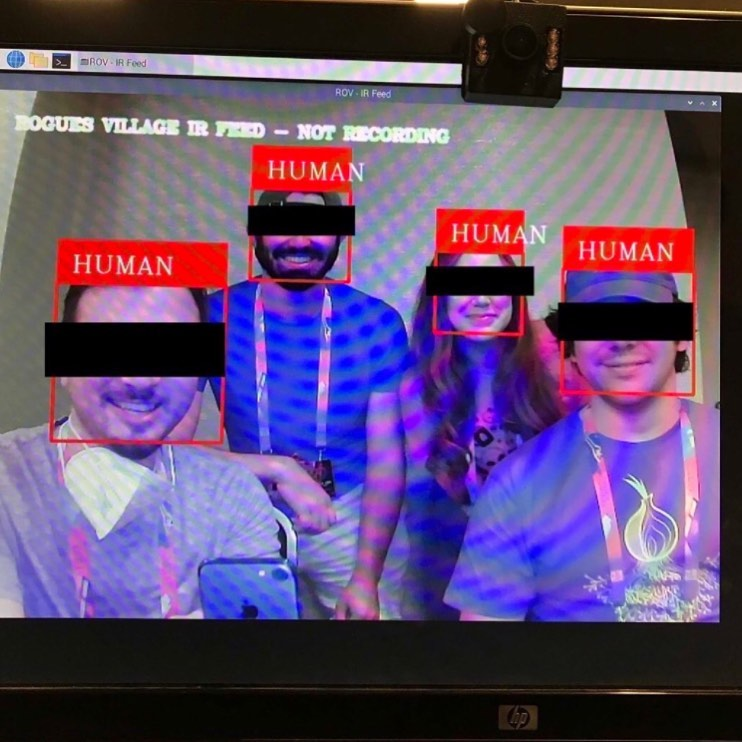
#> input picture assets/rov.jpg, 742 x 742 px, given in place of the camera
$ python cam.py
#> lines starting #> are read from the running program, lines starting #| are printed output that depends on the picture; after the words box and inside, x2 and y2 are one past the last pixel; in counts of white or black regions, pixels touching at a corner belong together
import warnings
warnings.filterwarnings('ignore')
import numpy as np
import cv2

facedetect = cv2.CascadeClassifier('haarcascade_frontalface_default.xml')
cap=cv2.VideoCapture(0)
cap.set(3, 640)
cap.set(4, 480)
font=cv2.FONT_HERSHEY_COMPLEX

def preprocessing(img):
    img=img.astype("uint8")
    img=cv2.cvtColor(img, cv2.COLOR_BGR2GRAY)
    img=cv2.equalizeHist(img)
    img = img/255
    return img

window_name = "ROV - IR Feed"
cv2.namedWindow(window_name, cv2.WINDOW_FULLSCREEN)
cv2.setWindowProperty(window_name, cv2.WND_PROP_FULLSCREEN, cv2.WINDOW_FULLSCREEN)

while True:
	sucess, img_original =cap.read()
#> img_original is the input picture: shape (742, 742, 3); mean B, G, R 112.4, 75, 96.1
	img_original = cv2.flip(img_original, 0)
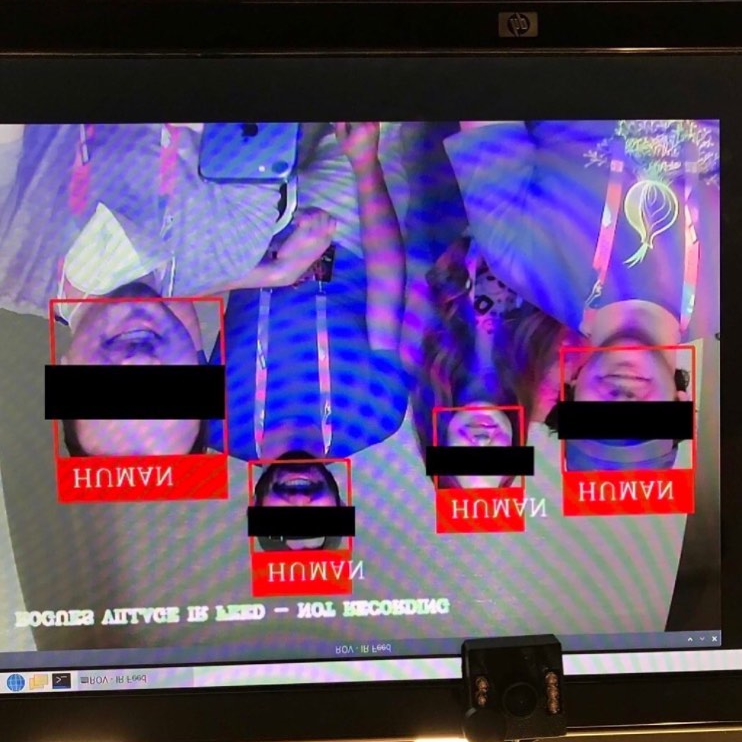
#> img_original: shape (742, 742, 3); mean B, G, R 112.4, 75, 96.1
	faces = facedetect.detectMultiScale(img_original, 1.3, 3)
#> faces = ()

	for x,y,w,h in faces:
		crop_img=img_original[y:y+h,x:x+h]
		img=cv2.resize(crop_img, (32,32))
		img=preprocessing(img)
		img=img.reshape(1, 32, 32, 1)

		cv2.rectangle(img_original,(x,y),(x+w,y+h),(0,0,255),2)
		cv2.rectangle(img_original, (x,y-40),(x+w, y), (0,0,255),-2)
		cv2.putText(img_original, " HUMAN",(x,y-10), font, 0.75, (255,255,255),1, cv2.LINE_AA)
#> this loop made 0 passes

	cv2.putText(img_original, "ROGUES VILLAGE IR FEED - NOT RECORDING" , (20,35), font, 0.5, (255,255,255), 2, cv2.LINE_AA)
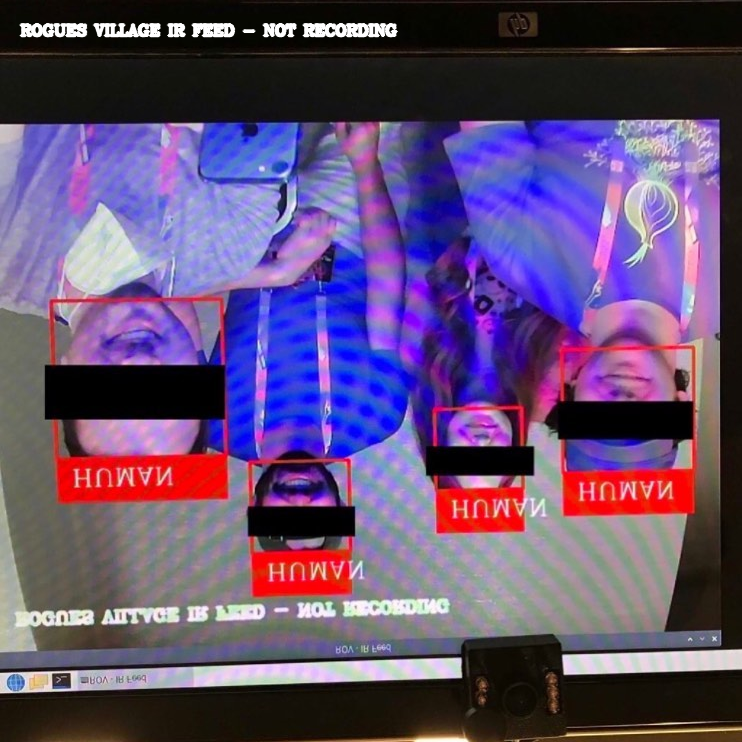
#> img_original: shape (742, 742, 3); 0.84% of pixels changed, all inside (x1, y1, x2, y2) = (19, 22, 399, 38)
	img_original = cv2.resize(img_original, (1280,900))
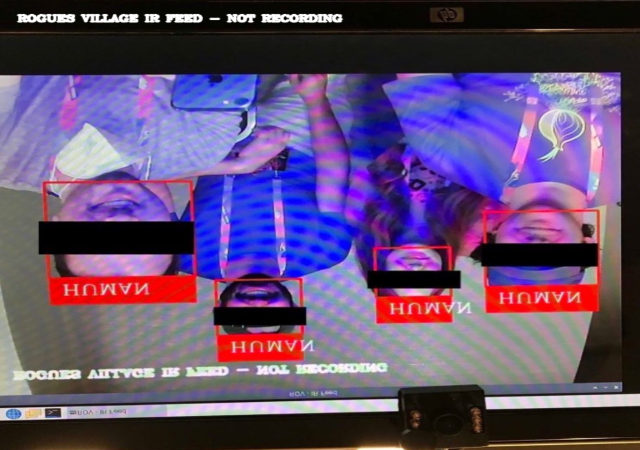
#> img_original: shape (900, 1280, 3) (shown at 1/2 size); mean B, G, R 114, 76.6, 97.6
	cv2.imshow(window_name, img_original)
	k=cv2.waitKey(1)
#> (key q is pressed here)
	if k==ord('q'):
		break


cap.release()
cv2.destroyAllWindows()
